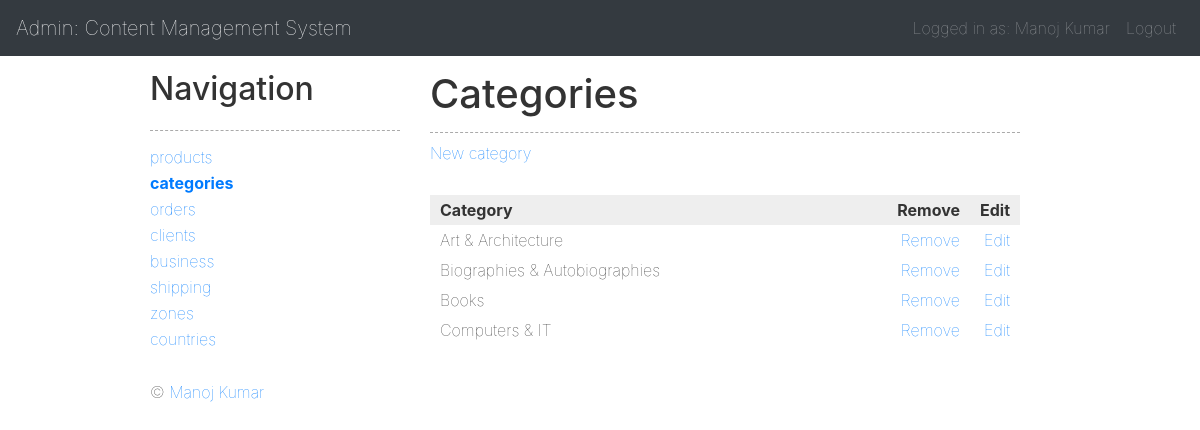
/panel/categories (signed in), run on the app's committed database.
### tables this page shows
CREATE TABLE `categories` (
  `id` int(11) NOT NULL,
  `name` varchar(150) NOT NULL,
  `identity` varchar(200) NOT NULL,
  `meta_title` varchar(255) NOT NULL,
  `meta_description` varchar(255) NOT NULL
);

### index.php (called while the page is built, shortened)
<?php
$core = new Core();
$core->run();

### app/Url.php (called while the page is built, shortened)
<?php
class Url
{
    public $key_modules = array('panel');
    public $module = 'front';
    public $main = 'index';
    private function _process()
    {
        $uri = $_SERVER['REQUEST_URI'];
        if (!empty($uri)) {
            $uriQ = explode('?', $uri);
            $uri = $uriQ[0];
            $uri = Helper::clearString($uri, PAGE_EXT);
            $firstChar = substr($uri, 0, 1);
            if ($firstChar == '/') {
                $uri = substr($uri, 1);
            }
            $lastChar = substr($uri, -1);
            if (!empty($uri)) {
                $uri = explode('/', $uri);
                $first = array_shift($uri);
                if (in_array($first, $this->key_modules)) {
                    $this->module = $first;
                    $first = empty($uri) ? $this->main : array_shift($uri);
                }
                $this->main = $first;
            }
        }
    }
    public function getCurrent($exclude = null, $extension = false, $add = null)
    {
        $out = array();
        if ($this->module !== 'front') {
            $out[] = $this->module;
        }
        $out[] = $this->main;
        $url = '/' . implode('/', $out);
        $url .= $extension ? PAGE_EXT : null;
        return $url;
    }
}

### app/Helper.php (called while the page is built, shortened)
<?php
class Helper
{
    public static function encodeHTML($string, $case = 2)
    {
        switch ($case) {
            case 2:
                $pattern = '<([a-zA-Z0-9\.\, "\'_\/\-\+~=;:\(\)?&#%![\]@]+)>';
                $textMatches = preg_split('/' . $pattern . '/', $string);
                $textSanitised = array();
                foreach ($textMatches as $key => $value) {
                    $textSanitised[$key] = htmlentities(html_entity_decode($value, ENT_QUOTES, 'UTF-8'), ENT_QUOTES, 'UTF-8');
                }
                foreach ($textMatches as $key => $value) {
                    $string = str_replace($value, $textSanitised[$key], $string);
                }
                return $string;
                break;
        }
    }
    public static function clearString($string = null, $array = null)
    {
        if (!empty($string) && !self::isEmpty($array)) {
            $array = self::makeArray($array);
            foreach ($array as $key => $value) {
                $string = str_replace($value, '', $string);
            }
            return $string;
        }
    }
    public static function isEmpty($value = null)
    {
        return empty($value) && !is_numeric($value) ? true : false;
    }
    public static function makeArray($array = null)
    {
        return is_array($array) ? $array : array($array);
    }
}

### app/Database/Database.php (called while the page is built, shortened)
<?php
abstract class Database
{
    protected $_schema;
    protected $_hostname;
    protected $_port;
    protected $_database;
    protected $_username;
    protected $_password;
    private $_fetchMode = PDO::FETCH_ASSOC;
    private $_driverOptions = array();
    private $_connectionString = null;
    private $_pdoObject = null;
    public function setDriverOption($key = null, $value = null)
    {
        $this->_driverOptions[$key] = $value;
    }
    private function _setConnection()
    {
        switch ($this->_schema) {
            case 'mysql':
                $this->_connectionString = "mysql:dbname={$this->_database};host={$this->_hostname};port={$this->_port}";
                break;
        }
    }
    private function _connect()
    {
        try {
            $this->_pdoObject = new PDO(
                $this->_connectionString,
                $this->_username,
                $this->_password,
                $this->_driverOptions
            );
        } catch (PDOException $e) {
            echo $this->_exceptionOutput($e, 'There was a problem with the Database connection');
        }
    }
    private function _query($sql = null, $params = null)
    {
        if (!empty($sql)) {
            $statement = $this->_pdoObject->prepare($sql, $this->_driverOptions);
            $paramsConverted = array();
            if (get_magic_quotes_gpc() === true) {
                if (is_array($params)) {
                    foreach ($params as $key => $value) {
                        $paramsConverted[$key] = stripcslashes($value);
                    }
                } else {
                    $paramsConverted[] = stripcslashes($params);
                }
            } else {
                $paramsConverted = is_array($params) ? $params : array($params);
            }
            if (!$statement->execute($paramsConverted) || $statement->errorCode() != '00000') {
                $errorInfo = $statement->errorInfo();
                throw new PDOException("Database error [{$errorInfo[0]}]: {$errorInfo[2]}, driver error code is {$errorInfo[1]}<br />SQL: {$sql}");
            }
            return $statement;
        }
    }
    public function fetchAll($sql = null, $params = null)
    {
        if (!empty($sql)) {
            try {
                $statement = $this->_query($sql, $params);
                return $statement->fetchAll($this->_fetchMode);
            } catch (PDOException $e) {
                echo $this->_exceptionOutput($e, 'Something went wrong trying to fetch records');
            }
        }
        return false;
    }
}

### app/Application.php (called while the page is built, shortened)
<?php
abstract class Application
{
    public function __construct()
    {
        $this->_Db = new MySQL();
    }
}

### app/Catalogue.php (called while the page is built, shortened)
<?php
class Catalogue extends Application
{
    protected $_table = 'categories';
    public function getCategories()
    {
        $sql = "SELECT *
                FROM `{$this->_table}`
				ORDER BY `name` ASC";
        return $this->_Db->fetchAll($sql);
    }
}

### app/Paging.php (called while the page is built, shortened)
<?php
class Paging
{
    private $_records;
    private $_max_pp;
    private $_numb_of_pages;
    private $_numb_of_records;
    private $_current;
    private $_offset = 0;
    public static $key = 'pg';
    public function __construct($objUrl = null, $rows = null, $max = 10)
    {
        $this->objUrl = is_object($objUrl) ? $objUrl : new Url();
        $this->_records = $rows;
        $this->_numb_of_records = count($this->_records);
        $this->_max_pp = $max;
        $current = $this->objUrl->get(self::$key);
        $this->_current = !empty($current) ? $current : 1;
    }
    private function numberOfPages()
    {
        $this->_numb_of_pages = ceil($this->_numb_of_records / $this->_max_pp);
    }
    private function getOffset()
    {
        $this->_offset = ($this->_current - 1) * $this->_max_pp;
    }
    public function getRecords()
    {
        $out = array();
        if ($this->_numb_of_pages > 1) {
            $last = ($this->_offset + $this->_max_pp);
            for ($i = $this->_offset; $i < $last; $i++) {
                if ($i < $this->_numb_of_records) {
                    $out[] = $this->_records[$i];
                }
            }
        } else {
            $out = $this->_records;
        }
        return $out;
    }
}

### admin/pages/categories/list.php (the view, shortened to what this page needs)
<?php
$objCatalogue = new Catalogue();
$categories = $objCatalogue->getCategories();
$objPaging = new Paging($this->objUrl, $categories, 5);
$rows = $objPaging->getRecords();
require_once('header.php');
?>
<h1>Categories</h1>
<p><a href="<?php echo $this->objUrl->getCurrent(array('action', 'id')).'/action/add'; ?>">New category</a></p>
<?php if (!empty($rows)) { ?>
    <table cellpadding="0" cellspacing="0" border="0" class="tbl_repeat">
        <tr>
            <th>Category</th>
            <th class="col_15 ta_r">Remove</th>
            <th class="col_5 ta_r">Edit</th>
        </tr>
        <?php foreach($rows as $category) { ?>
            <tr>
                <td><?php echo Helper::encodeHtml($category['name']); ?></td>
                <td class="ta_r">
                    <a href="<?php echo $this->objUrl->getCurrent(array('action', 'id')).'/action/remove/id/'.$category['id']; ?>">Remove</a>
                </td>
                <td class="ta_r">
                    <a href="<?php echo $this->objUrl->getCurrent(array('action', 'id')).'/action/edit/id/'.$category['id']; ?>">Edit</a>
                </td>
            </tr>
        <?php } ?>
    </table>
<?php } else { ?>
    <p>There are currently no categories created.</p>
<?php } ?>
<?php require_once('footer.php'); ?>

### css/core.css (style rules this page uses)
* { border: none; outline: none; font-weight: 100; color: #333; margin: 0; padding: 0 }
body { background: #111; text-align: center; font-family: Arial, Verdana, Sans-serif; font-size: 12px; line-height: 21px }
h1, h2, h3, h4, h5, p { padding-bottom: 14px }
h1 { border-bottom: dashed 1px #aaa; margin-bottom: 14px }
h1, h2 { font-size: 18px }
#header, #outer, #footer, .cl, .dev, #basket_left, .tbl_repeat { width: 100%; clear: both }
th, td { text-align: left; vertical-align: top }
.tbl_repeat th, .tbl_repeat td { padding: 3px 10px }
.tbl_repeat th { background: #eee; font-weight: 700 }
.ta_r, th.ta_r, .td.ta_r { text-align: right }
.col_15 { width: 15% }
.col_5 { width: 5% }
.catalogue_wrapper img, .tbl_repeat, .tbl_insert { margin-bottom: 14px }

### data on the page
categories: name "Art & Architecture"
categories: name "Biographies & Autobiographies"
categories: name "Books"
categories: name "Computers & IT"
